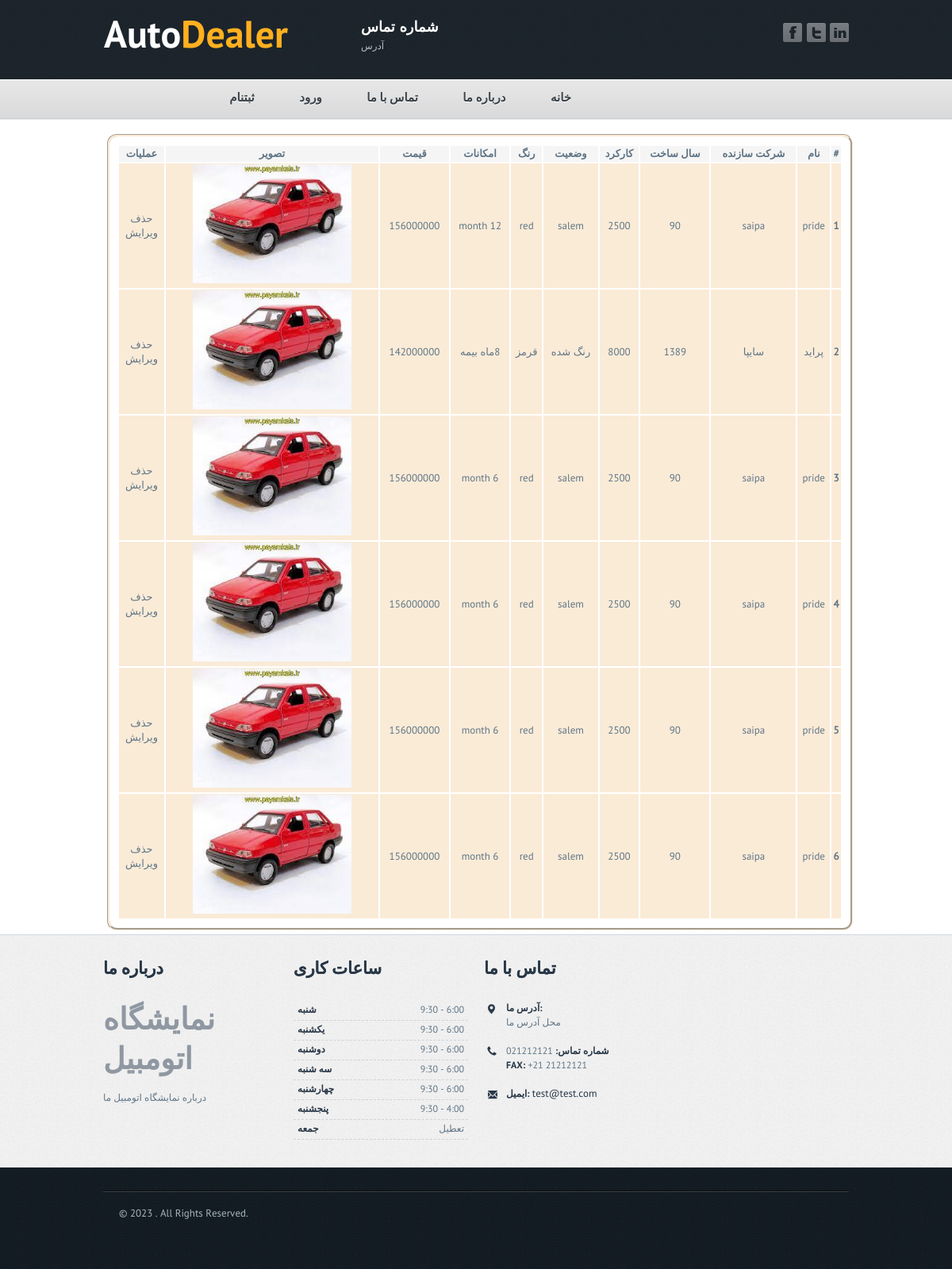
Screenshot of /admin/listcars.php with the database file from the repository.
### tables this page shows
CREATE TABLE `cars` (
  `id` int(11) NOT NULL,
  `name` varchar(255) NOT NULL,
  `company` varchar(255) NOT NULL,
  `salesakht` varchar(255) NOT NULL,
  `karkerd` varchar(255) NOT NULL,
  `vazeiat` text NOT NULL,
  `rang` varchar(255) NOT NULL,
  `emkanat` text NOT NULL,
  `qeymat` varchar(255) NOT NULL,
  `image` varchar(255) NOT NULL
);

### admin/listcars.php (the view, shortened to what this page needs)
<!DOCTYPE html>
<head>
	<link rel="stylesheet" type="text/css" href="../css/style.css" />
	<link rel="stylesheet" type="text/css" href="css/jquery.fancybox-1.3.4.css" media="screen" />
</head>
<body class="page">
	<?php include 'header.php' ?>
<?php
	include '../db.php';
	$select=$conn->prepare("SELECT * FROM `cars`");
	$select ->execute();
	$cars=$select->fetchAll(PDO::FETCH_ASSOC);
?>
		<div id="content">
			<div class="content">
            <table class="table" style="    width: 100%;direction: rtl;border-radius: 12px;border: burlywood;margin: 5px;border: groove;border-color: antiquewhite;padding: 10px;">
  <thead>
    <tr style="background-color: whitesmoke;text-align: center;">
      <th scope="col">#</th>
      <th scope="col">نام </th>
      <th scope="col">شرکت سازنده </th>
      <th scope="col">سال ساخت </th>
      <th scope="col"> کارکرد</th>
      <th scope="col">وضعیت</th>
      <th scope="col">رنگ </th>
      <th scope="col">امکانات </th>
      <th scope="col"> قیمت</th>
      <th scope="col"> تصویر</th>
      <th scope="col">عملیات</th>
    </tr>
  </thead>
  <?php
  foreach($cars as $cars):?>
  <tbody style="background-color: antiquewhite;text-align: center;">
    <tr>
      <th scope="row"><?= $cars['id'] ?></th>
      <td><?= $cars['name'] ?></td>
      <td><?= $cars['company'] ?></td>
      <td><?= $cars['salesakht'] ?></td>
      <td><?= $cars['karkerd'] ?></td>
      <td><?= $cars['vazeiat'] ?></td>
      <td><?= $cars['rang'] ?></td>
      <td><?= $cars['emkanat'] ?></td>
      <td><?= $cars['qeymat'] ?></td>
      <td><img src="../images/<?=$cars['image']?>" alt="" height="150px" width="200px"></td>
      <td>
          <a href="deletecars.php?id=<?=$cars['id'] ?>" class="btn btn-danger">  حذف  </a>
          <br>
          <a href="editcars.php?id=<?=$cars['id'] ?>" class="btn btn-warning">ویرایش </a>
      </td>
    </tr>
  </tbody>
  <?php endforeach ?>
</table>
				</div>
			</div>
		<?php include '../footer.php' ?>
</body>
</html>

### css/style.css (style rules this page uses)
body,form,img,h1,h2,h3,h4,h5,p,a,div,ul,li { padding:0; margin:0; border:0; }
input,textarea,a { outline:0; }
body { font-family: 'PTSansRegular',Arial,sans-serif; font-size:13px; color:#607586; background:#FFFFFF; overflow-x:hidden; }
a { font-family: 'PTSansRegular',Arial,sans-serif; font-size:13px; color:#607586; text-decoration:none; }
#content { width:100%; background: url(../images/bg_content.jpg) repeat-x 0 0; text-align:left; min-width: 980px; margin: 0 auto; }
.content { width: 940px; margin: 0 auto; padding: 15px 20px 0; }

### rows the page displays
cars: id "1", name "pride", company "saipa", salesakht "90", karkerd "2500", vazeiat "salem", rang "red", emkanat "12 month", qeymat "156000000", image (picture)
cars: id "2", name "پراید", company "سایپا", salesakht "1389", karkerd "8000", vazeiat "رنگ شده", rang "قرمز", emkanat "8ماه بیمه", qeymat "142000000", image (picture)
cars: id "3", name "pride", company "saipa", salesakht "90", karkerd "2500", vazeiat "salem", rang "red", emkanat "6 month", qeymat "156000000", image (picture)
cars: id "4", name "pride", company "saipa", salesakht "90", karkerd "2500", vazeiat "salem", rang "red", emkanat "6 month", qeymat "156000000", image (picture)
cars: id "5", name "pride", company "saipa", salesakht "90", karkerd "2500", vazeiat "salem", rang "red", emkanat "6 month", qeymat "156000000", image (picture)
cars: id "6", name "pride", company "saipa", salesakht "90", karkerd "2500", vazeiat "salem", rang "red", emkanat "6 month", qeymat "156000000", image (picture)
